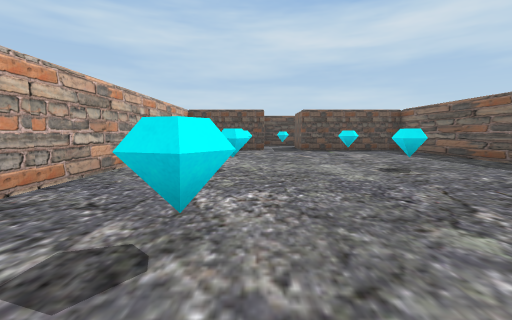
[1] (above)

13 first-person views from a walk through a 3-D level made in the Unity game engine. The camera is 1.2 m above the floor, tilts 6° down and sees 90° across. The floor is counted in squares, 2 m on a side. Each view is taken from the middle of a square. On the plan, view 1 faces up. The plan holds only what a view shows up to about 9 squares ahead; the rest is blank. The place goes on beyond the plan. The player is left out.

[2]
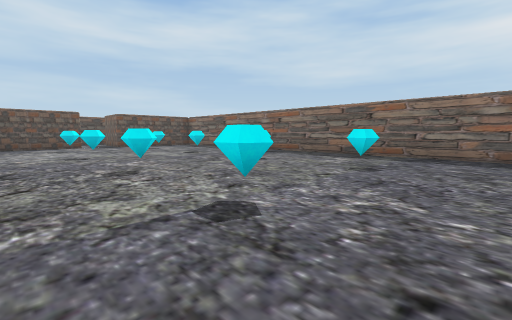

[3]
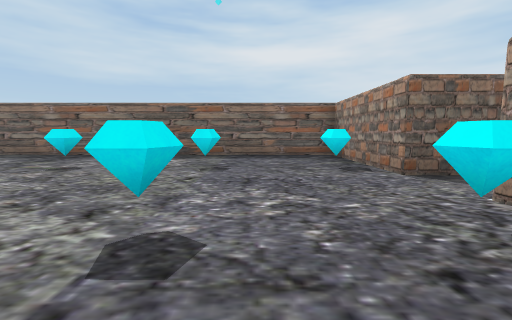

[4]
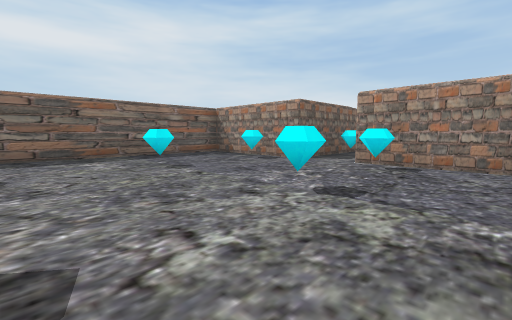

[5]
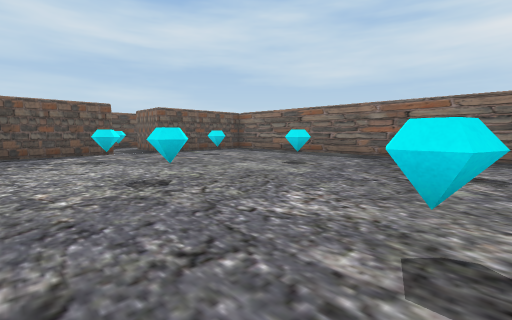

[6]
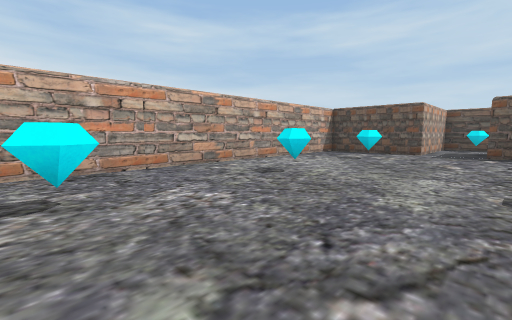

[7]
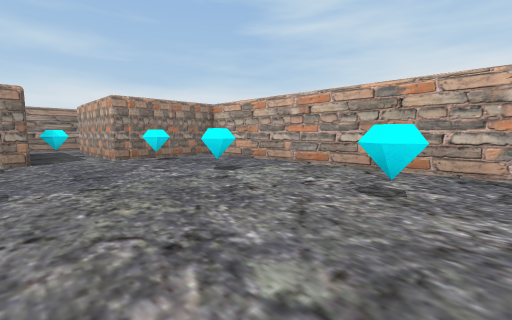

[8]
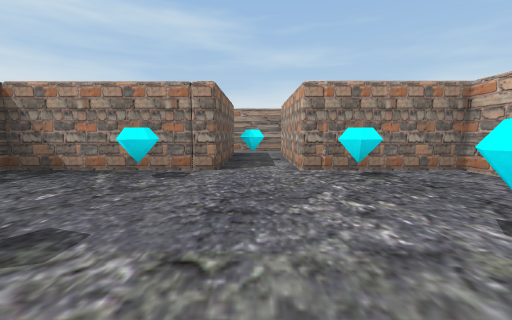

[9]
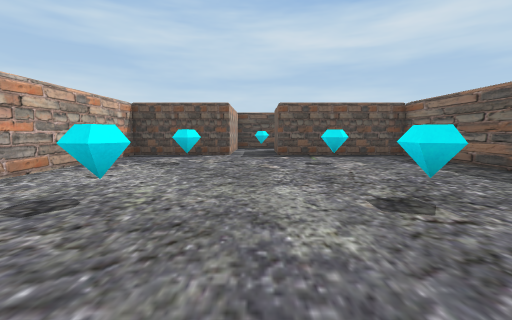

[10]
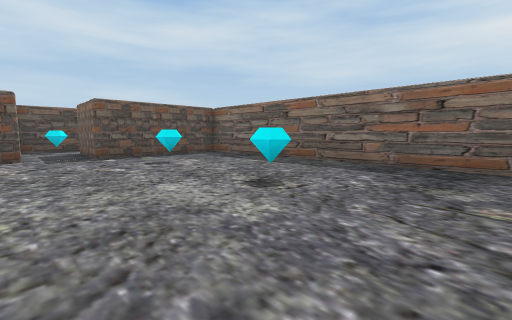

[11]
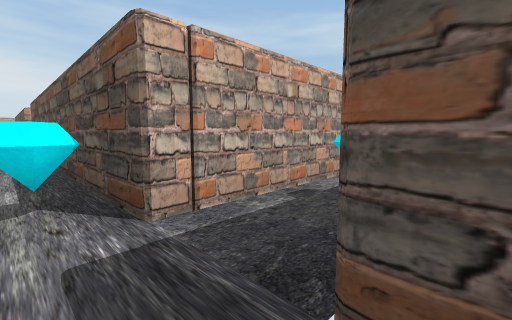

[12]
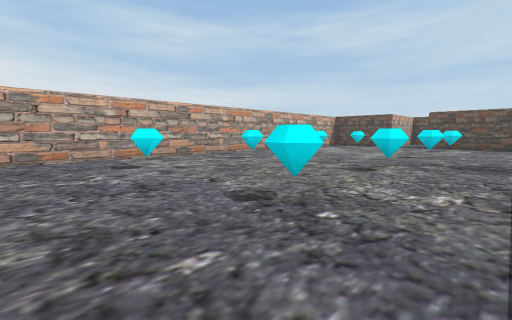

[13]
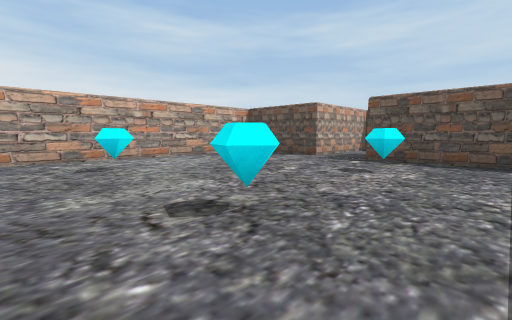

### Floor plan
Points are (right, up) in squares from view 1. A wall is a line through its corners. A room is listed if a view was taken in it or the views show most of it. See-through windows are left out.
Room 1 (views 1, 2, 3, 4, 5, 6, 7, 8, 9, 10, 12, 13)
walls: (1.6, 9) (1.6, 11); (0.4, 9.4) (0.3, 8.9); (1.6, -4.1) (2, -4); (1.6, -4.1) (5, -4.1) (5, 9) (-2.4, 9) (-2.4, -4.1) (0.3, -4.1); (0.3, 12.3) (0.3, 9)
ways out: opening at (1, -4) to room 2; opening at (1, 11)
objects: other object (0, -3); other object (0, -1); other object (0, 1); other object (0, 4); other object (0, 7); other object (3, -3); other object (3, -1); other object (3, 1); other object (3, 4); other object (3, 7)
Room 2 (view 11)
walls: (1.6, -7.2) (1.6, -4.1); (0, -8.7) (1.8, -8.7); (0.3, -4.1) (0.3, -7.3)
ways out: opening at (1, -4) to room 1; opening at (0, -8)
objects: other object (1, -6)

Where each view was taken, in squares from view 1:
view 1: 0 up, 0 right, facing up
view 2: 3 down, 2 left, facing up-right
view 3: 2 down, 2 left, facing right
view 4: 1 up, 2 left, facing down-right
view 5: 1 up, 2 left, facing up-right
view 6: 1 up, 2 right, facing up-left
view 7: 2 up, 2 right, facing down-left
view 8: 0 up, 1 right, facing down
view 9: 2 up, 1 right, facing up
view 10: 2 up, 0 right, facing up-right
view 11: 8 down, 2 right, facing up-left
view 12: 3 down, 4 right, facing up-left
view 13: 3 up, 4 right, facing up-left
